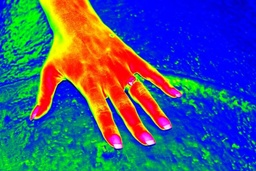
#> input picture infrared-768x513.jpg, 256 x 171 px, shrunk from 768 x 513 before the run
$ jupyter execute 24.ipynb
#> lines starting #> are read from the running program, lines starting #| are printed output that depends on the picture
[cell 1]
#### ---- Self-adaptive weighted filter to remove GAUSSIAN & IMPULSIVE noise in INFRARED images ---- ####

## TODO:

##########################################################################################################

# -> check which pixel is noise point:
####   -> 3x3 filter window
####   -> d[8] = differences between center pixel and neighbors in the 3x3 window
####   -> thresholds T1(difference), T2(number of pixels) and N(nr of neighbors where d[i]>T1):
######       -> N=0 => Gaussian noise (no pixels with big difference)
######       -> N>T2 => Impulsive noise (more pixels with big difference)
######       -> 0<N<T2 => detail point, stays the same
######       -> good values for T1 and T2 (based on image details, maybe histogram)
########            -> T1 - [40,90]
########            -> T2 - [1,7]
########            -> the more the image details, the bigger T1/T2

# -> Gauusian noise pixel => self adaptive weighted MEAN filter
####   -> calculate average
####   -> calculate weights based on diff between pixel value and avg
####   -> normalize
####   -> replace central pixel with img[i,j] x w[x,y]

# -> Impulsive noise pixel => Self adaptive weighted MEDIAN filter
####   -> sort pixels from 3x3 window in a vector
####   -> get rid of 1st and last value
####   -> see middle value = middle_val
####   -> calculate weights based on diff between pixel and middle_val
####   -> normalize
####   -> replace central pixel with img[i,j] x w[x,y]

##########################################################################################################

# Functions:
#   -> calculate_weights:
#   -> self_adaptive_gaussian_filter
#   -> self_adaptive_impusive_filter
#   -> compute_image_based_on_noise

##########################################################################################################

[cell 2]
import numpy as np
import cv2
from scipy import signal
from skimage import io, color
from matplotlib import pyplot as plt

window_size = 3
W = window_size//2
poz_median=window_size*window_size//2

[cell 3]
def add_gaussian_noise(img,disp):
    # parametrii : imaginea originala, dispersia zgomotului
    h,w = np.shape(img)
    noise = np.random.normal(0,disp,(h,w))
    img_noise = img + noise
    # intoarce imaginea cu zgomot
    return img_noise

[cell 4]
def bordare_imagine(image, window_size = 3):

    [L,C]=np.shape(image)
    kernel=np.zeros((window_size,window_size))
    kernel[W,W]=1
    Ybordat=np.zeros((L+window_size-1,C+window_size-1))
    Ybordat[:,:] = signal.convolve2d(image[:,:], kernel, mode='full', boundary='symm')

    return Ybordat

[cell 5]
def calculate_weights(flattened_window, diff):
    """Calculate adaptive weights for a filter window."""

    differences = np.abs(flattened_window - diff)
    weights = 1/(1+differences**2)
    normalized_weights = weights/np.sum(weights)

    return normalized_weights

flattened_window = np.array([8, 2, 10, 4, 6, 9])
diff = 7

print(calculate_weights(flattened_window, diff))

[cell 6]
# [15 lines of commented-out code are left out]


def self_adaptive_gaussian_filter(img, window_size):
    """Apply the self-adaptive weighted mean filter for every channel, RGB."""

    if (np.max(img)>1):
        img = img/255.0
    [L,C]=np.shape(img)

    Ybordat = bordare_imagine(img, window_size)

    imgout = np.zeros((L,C))
    for l in range(0,L):
        for c in range(0,C):
            # selecteaza valori conform ferestrei plasate in pozitia (l,c)
            val_selectate = Ybordat[l-W+W:l+W+1+W,c-W+W:c+W+1+W] # shiftez cu W

            # calculare medie si weights
            mean = np.mean(val_selectate)
            weights = calculate_weights(val_selectate, mean)

            # scrie rezultatul in imgout[l,c]
            imgout[l,c] = np.sum(weights*val_selectate[:,:])

    return imgout

[cell 7]
# [16 lines of commented-out code are left out]


# [24 lines left out: function self_adaptive_impusive_filter, not called in this run]

[cell 8]
# [24 lines left out: functions gaussian_filter_only_in_window, impulsive_filter_only_in_window, not called in this run]

[cell 9]
# [29 lines left out: function classify_noise, not called in this run]

T1 = 50
T2 = 4

# [24 lines left out: function compute_image_based_on_noise, not called in this run]

[cell 10]
# Example usage

# Load grayscale image
# img = cv2.imread('infrared-768x513.jpg', cv2.IMREAD_GRAYSCALE)
img = io.imread('infrared-768x513.jpg')
#> img is the input picture: shape (171, 256, 3); mean R, G, B 62.5, 85.7, 136.7
img=np.uint8(color.rgb2gray(img)*255)
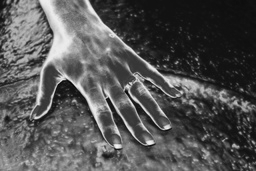
#> img: shape (171, 256); min 5, max 242, mean 83.9
print(np.shape(img))
#| (171, 256)
plt.figure(), plt.imshow(img, cmap='gray'),plt.colorbar(),plt.show()
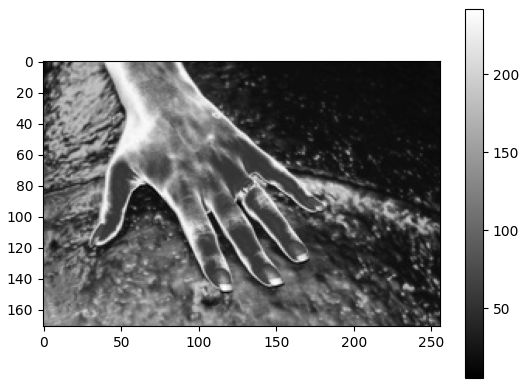
#> figure drawn by matplotlib, 2 panels

# add gaussian noise
img_noise = add_gaussian_noise(img, 40)
#> in add_gaussian_noise, `img_noise = img + noise`:
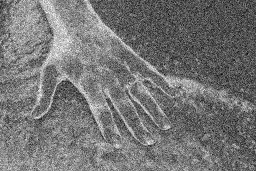
#> img_noise: shape (171, 256) float64; min -131.6, max 338.1, mean 83.8; drawn with min black and max white
plt.figure(), plt.imshow(img_noise, cmap='gray'),plt.colorbar(),plt.show()
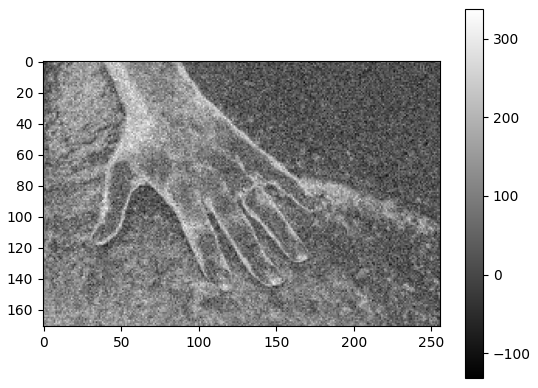
#> figure drawn by matplotlib, 2 panels

# Apply the self-adaptive weighted filter
filtered_image = self_adaptive_gaussian_filter(img, 3)
#> in bordare_imagine, `Ybordat[:,:] = signal.convolve2d(image[:,:], kernel, mode='full', boun..`:
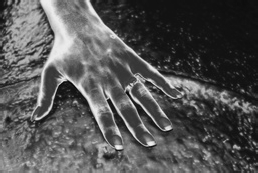
#> Ybordat: shape (173, 258) float64; min 0.0196, max 0.949, mean 0.328
#> after the loop in self_adaptive_gaussian_filter, `for l in range(0,L):`:
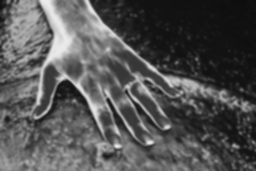
#> imgout: shape (171, 256) float64; min 0.0532, max 0.929, mean 0.329

# [5 lines of commented-out code are left out]
plt.figure(), plt.imshow(filtered_image, cmap='gray'),plt.colorbar(),plt.show()
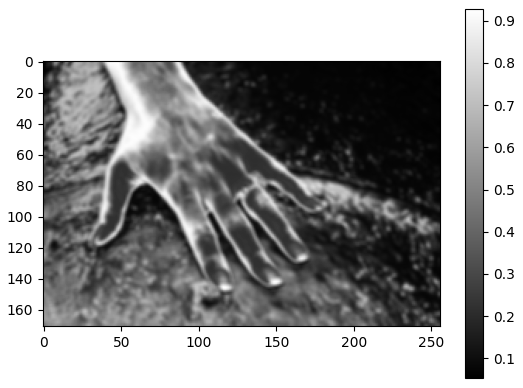
#> figure drawn by matplotlib, 2 panels

$ run again, with Thermogram-infrared-image-Image-of-a-hand-taken-in-mid-infrared-thermal-light (1).png saved as infrared-768x513.jpg
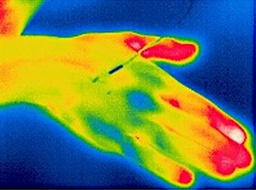
#> input picture Thermogram-infrared-image-Image-of-a-hand-taken-in-mid-infrared-thermal-light (1).png, 256 x 190 px, shrunk from 710 x 528 before the run
#> img is the input picture: shape (190, 256, 3); mean R, G, B 105.7, 123.2, 87.1
#| (190, 256)
#> in bordare_imagine, `Ybordat[:,:] = signal.convolve2d(image[:,:], kernel, mode='full', boun..`:
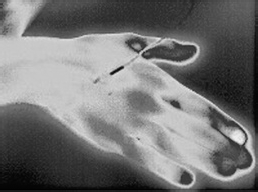
#> Ybordat: shape (192, 258) float64; min 0.00392, max 0.945, mean 0.453
#> `plt.figure(), plt.imshow(filtered_image, cmap='gray'),plt.colorbar(),p..`:
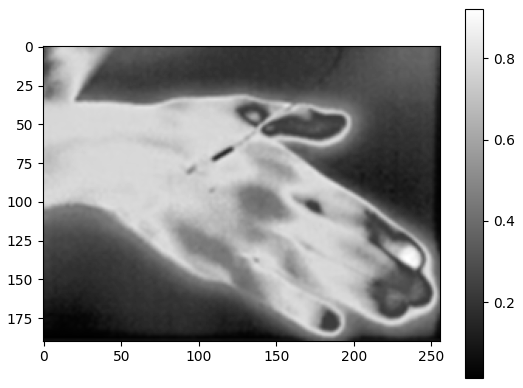
#> figure drawn by matplotlib, 2 panels
